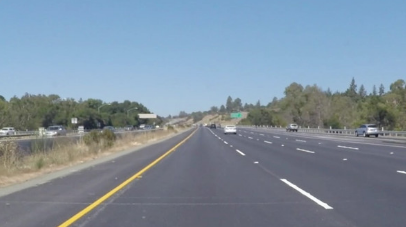
#> input picture opencv-python/car_road.PNG, 406 x 227 px
$ python '车道检测.py'
#> lines starting #> are read from the running program, lines starting #| are printed output that depends on the picture; after the words box and inside, x2 and y2 are one past the last pixel; in counts of white or black regions, pixels touching at a corner belong together
'''
车道检测
在所提供的公路图片上检测出车道线并标记
在所提供的公路视频上检测出车道线并标记
opencv函数：
要检测出当前车道，就是要检测出左右两条车道直线。
由于无人车一直保持在当前车道，那么无人车上的相机拍摄的视频中，车道线的位置应该基本固定在某一个范围内
如果我们手动把这部分ROI区域抠出来，就会排除掉大部分干扰。接下来检测直线肯定是用霍夫变换，
但ROI区域内的边缘直线信息还是很多，考虑到只有左右两条车道线，一条斜率为正，一条为负，可将所有的线分为两组，
每组再通过均值或最小二乘法拟合的方式确定唯一一条线就可以完成检测。总体步骤如下：
1、灰度化
2、高斯模糊
3、Canny边缘检测
4、不规则ROI区域截取
5、霍夫直线检测
6、车道计算
对于视频来说，只要一幅图能检查出来，合成下就可以了，问题不大
'''
# 导入相应的包
import cv2
import numpy as np
import matplotlib.pyplot as plt

# 定义相应的常量
# 高斯滤波核大小
blur_ksize = 5
# Canny边缘检测高低阈值
canny_lth = 50
canny_hth = 150
# 霍夫变换参数
rho = 1
theta = np.pi / 180
threshold = 15
min_line_len = 20
max_line_gap = 20

# 定义相应的函数
def roi_mask(img, corner_points):
    # 创建掩膜
    mask = np.zeros_like(img)
    cv2.fillPoly(mask, corner_points, 255)
    masked_img = cv2.bitwise_and(img, mask)
    return masked_img

def hough_lines(img, rho, theta, threshold, min_line_len, max_line_gap):
    # 统计概率霍夫直线变换
    lines = cv2.HoughLinesP(img, rho, theta, threshold, minLineLength=min_line_len, maxLineGap=max_line_gap)
    # 新建一副空白画布
    drawing = np.zeros((img.shape[0], img.shape[1], 3), dtype=np.uint8)
    draw_lines(drawing, lines)     # 画出直线检测结果
    print(len(lines))
    return drawing, lines

def draw_lines(img, lines, color=[0, 0, 255], thickness=1):
    for line in lines:
        for x1, y1, x2, y2 in line:
            cv2.line(img, (x1, y1), (x2, y2), color, thickness)

# 前面通过霍夫变换得到了多条直线的起点和终点，我们的目的是通过某种算法只得到左右两条车道线。
# 第一步、根据斜率正负划分某条线是左车道还是右车道。
# 再次强调，斜率计算是在图像坐标系下，所以斜率正负/左右跟平面坐标有区别
# 第二步、迭代计算各直线斜率与斜率均值的差，排除掉差值过大的异常数据。
# 这里迭代的含义，意思是第一次计算完斜率均值并排除掉异常值后，再在剩余的斜率中取均值，继续排除……这样迭代下去。
# 第三步、最小二乘法拟合左右车道线。
# 经过第二步的筛选，就只剩下可能的左右车道线了，这样只需从多条直线中拟合出一条就行。
# 拟合方法有很多种，最常用的便是最小二乘法，它通过最小化误差的平方和来寻找数据的最佳匹配函数。
# Python中可以直接使用np.polyfit()进行最小二乘法拟合。
# 最后得到的是左右两条车道线的起点和终点坐标，可以选择画出车道线，这里我直接填充了整个区域：
def draw_lanes(img, lines, color=[255, 0, 0], thickness=8):
    # a. 划分左右车道
    left_lines, right_lines = [], []
    for line in lines:
        for x1, y1, x2, y2 in line:
            k = (y2 - y1) / (x2 - x1)
            if k < 0:
                left_lines.append(line)
            else:
                right_lines.append(line)
    if (len(left_lines) <= 0 or len(right_lines) <= 0):
        return
    # b. 清理异常数据
    clean_lines(left_lines, 0.1)
    clean_lines(right_lines, 0.1)
    # c. 得到左右车道线点的集合，拟合直线
    left_points = [(x1, y1) for line in left_lines for x1, y1, x2, y2 in line]
    left_points = left_points + [(x2, y2) for line in left_lines for x1, y1, x2, y2 in line]
    right_points = [(x1, y1) for line in right_lines for x1, y1, x2, y2 in line]
    right_points = right_points + [(x2, y2) for line in right_lines for x1, y1, x2, y2 in line]
    left_results = least_squares_fit(left_points, 139, img.shape[0])
    right_results = least_squares_fit(right_points, 139, img.shape[0])
    # 注意这里点的顺序
    vtxs = np.array([[left_results[1], left_results[0], right_results[0], right_results[1]]])
    # d. 填充车道区域
    cv2.fillPoly(img, vtxs, (0, 255, 0))
    # 或者只画车道线
    # cv2.line(img, left_results[0], left_results[1], (0, 255, 0), thickness)
    # cv2.line(img, right_results[0], right_results[1], (0, 255, 0), thickness)


def clean_lines(lines, threshold):
    # 迭代计算斜率均值，排除掉与差值差异较大的数据
    slope = [(y2 - y1) / (x2 - x1) for line in lines for x1, y1, x2, y2 in line]
    while len(lines) > 0:
        mean = np.mean(slope)
        diff = [abs(s - mean) for s in slope]
        idx = np.argmax(diff)
        if diff[idx] > threshold:
            slope.pop(idx)  # pop弹出
            lines.pop(idx)
        else:
            break


def least_squares_fit(point_list, ymin, ymax):
    # 最小二乘法拟合
    x = [p[0] for p in point_list]
    y = [p[1] for p in point_list]
    # polyfit第三个参数为拟合多项式的阶数，所以1代表线性
    fit = np.polyfit(y, x, 1)
    fit_fn = np.poly1d(fit)  # 获取拟合的结果
    xmin = int(fit_fn(ymin))
    xmax = int(fit_fn(ymax))
    return [(xmin, ymin), (xmax, ymax)]

def process_an_image(img):
    # 1. 灰度化、滤波和Canny
    # 图像预处理
    # 灰度化（大大减少计算量）和滤波操作（削弱图像噪点，排除干扰信息）是大部分图像处理的必要步骤。
    gray = cv2.cvtColor(img, cv2.COLOR_RGB2GRAY)
    blur_gray = cv2.GaussianBlur(gray, (blur_ksize, blur_ksize), 1)
    edges = cv2.Canny(blur_gray, canny_lth, canny_hth)

    # ROI截取,去除无用信息
    # 创建一个梯形的mask掩膜，然后与边缘检测结果图混合运算，掩膜中白色的部分保留，黑色的部分舍弃。
    # 梯形的四个坐标需要手动标记：
    # 2. 标记四个坐标点用于ROI截取,cols指的是列,rows指的是行。(406*227)
    rows, cols = edges.shape
    print(rows, cols)
    points = np.array([[(0, rows), (178, 139), (235, 139), (cols, rows)]])
    # [[[0 227], [178 139], [235 139], [406 227]]]
    roi_edges = roi_mask(edges, points)

    # 3. 霍夫直线提取
    drawing, lines = hough_lines(roi_edges, rho, theta, threshold, min_line_len, max_line_gap)

    # 4. 车道拟合计算
    draw_lanes(drawing, lines)

    # 5. 最终将结果合在原图上
    result = cv2.addWeighted(img, 0.9, drawing, 0.1, 0)

    return result

# 视频处理
# 搞定了一张图，视频也就没什么问题了，关键就是视频帧的提取和合成，
# 为此，我们要用到Python的视频编辑包moviepy：
# pip install moviepy
# 只需在开头导入moviepy，然后将主函数改掉就可以了，其余代码不需要更改：
# # 开头导入moviepy
# from moviepy.editor import VideoFileClip
# # 主函数更改为：
# if __name__ == "__main__":
#     output = 'test_videos/output.mp4'
#     clip = VideoFileClip("test_videos/cv2_white_lane.mp4")
#     out_clip = clip.fl_image(process_an_image)
#     out_clip.write_videofile(output, audio=False)

if __name__ == "__main__":
    img = cv2.imread('car_road.PNG')
#> img is the input picture: shape (227, 406, 3); mean B, G, R 158.9, 143.3, 126.9
    result = process_an_image(img)
#> in process_an_image, `gray = cv2.cvtColor(img, cv2.COLOR_RGB2GRAY)`:
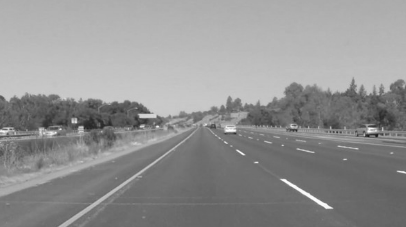
#> gray: shape (227, 406); min 26, max 253, mean 146.1
#> in process_an_image, `edges = cv2.Canny(blur_gray, canny_lth, canny_hth)`:
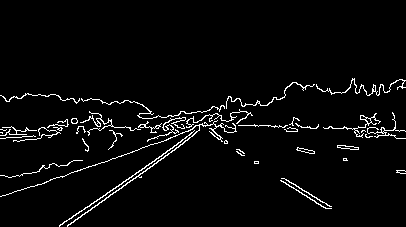
#> edges: shape (227, 406); 3.6% white in thin lines or dots, all inside (x1, y1, x2, y2) = (0, 78, 406, 227)
#| 227 406
#> in roi_mask, `cv2.fillPoly(mask, corner_points, 255)`:
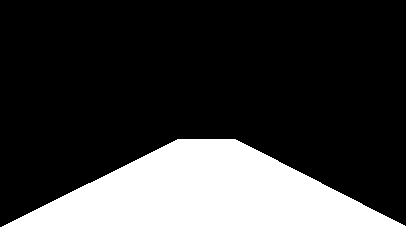
#> mask: shape (227, 406); 22.2% white; 1 white region, box (x1, y1, x2, y2) and area: (2, 139, 406, 227) 20414
#> in roi_mask, `masked_img = cv2.bitwise_and(img, mask)`:
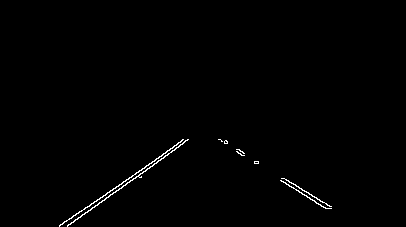
#> masked_img: shape (227, 406); 0.69% white in thin lines or dots, all inside (x1, y1, x2, y2) = (59, 139, 332, 227)
#> in hough_lines, `lines = cv2.HoughLinesP(img, rho, theta, threshold, minLineLength=min_..`: lines = [[71, 218, 182, 140], [67, 225, 178, 147], [284, 178, 330, 206], [75, 219, 188, 139], [227, 142, 258, 163], [280, 180, 326, 208], [225, 140, 258, 162], [218, 139, 256, 163], [59, 225, 85, 207], [59, 226, 97, 199], [283, 178, 331, 208]]
#> the loop in draw_lines, `for line in lines:` made 11 passes
#| 11
#> the loop in draw_lanes, `for line in lines:` made 11 passes
#> after the loop in draw_lanes, `for line in lines:`: left_lines = [[[71, 218, 182, 140]], [[67, 225, 178, 147]], [[75, 219, 188, 139]], [[59, 225, 85, 207]], [[59, 226, 97, 199]]]; right_lines = [[[284, 178, 330, 206]], [[227, 142, 258, 163]], [[280, 180, 326, 208]], [[225, 140, 258, 162]], [[218, 139, 256, 163]], [[283, 178, 331, 208]]]
#> in clean_lines, `slope = [(y2 - y1) / (x2 - x1) for line in lines for x1, y1, x2, y2 in..`: slope = [-0.703, -0.703, -0.708, -0.692, -0.711]
#> the loop in clean_lines, `while len(lines) > 0:` made 1 pass
#> (mean, diff, idx) on pass 1: (-0.703, [0.000538, 0.000538, 0.00472, 0.0109, 0.00729], 3)
#> after the loop in clean_lines, `while len(lines) > 0:`: lines has the same summary as left_lines in draw_lanes
#> the loop in clean_lines (call 2), `while len(lines) > 0:` made 1 pass
#> (mean, diff, idx) on pass 1: (0.636, [0.0276, 0.0411, 0.0276, 0.0303, 0.00476, 0.0113], 1)
#> in draw_lanes, `left_points = [(x1, y1) for line in left_lines for x1, y1, x2, y2 in l..`: left_points = [(71, 218), (67, 225), (75, 219), (59, 225), (59, 226)]
#> in draw_lanes, `left_points = left_points + [(x2, y2) for line in left_lines for x1, y..`: left_points = [(71, 218), (67, 225), (75, 219), (59, 225), (59, 226), (182, 140), (178, 147), (188, 139), (85, 207), (97, 199)]
#> in draw_lanes, `right_points = [(x1, y1) for line in right_lines for x1, y1, x2, y2 in..`: right_points = [(284, 178), (227, 142), (280, 180), (225, 140), (218, 139), (283, 178)]
#> in draw_lanes, `right_points = right_points + [(x2, y2) for line in right_lines for x1..`: right_points = [(284, 178), (227, 142), (280, 180), (225, 140), (218, 139), (283, 178), (330, 206), (258, 163), (326, 208), (258, 162), (256, 163), (331, 208)]
#> in least_squares_fit, `x = [p[0] for p in point_list]`: x = [71, 67, 75, 59, 59, 182, 178, 188, 85, 97]
#> in least_squares_fit, `y = [p[1] for p in point_list]`: y = [218, 225, 219, 225, 226, 140, 147, 139, 207, 199]
#> in least_squares_fit, `fit = np.polyfit(y, x, 1)`: fit = [-1.45, 388]
#> in least_squares_fit, `xmin = int(fit_fn(ymin))`: xmin = 186
#> in least_squares_fit, `xmax = int(fit_fn(ymax))`: xmax = 58
#> in draw_lanes, `left_results = least_squares_fit(left_points, 139, img.shape[0])`: left_results = [(186, 139), (58, 227)]
#> in draw_lanes, `right_results = least_squares_fit(right_points, 139, img.shape[0])`: right_results = [(220, 139), (359, 227)]
#> in draw_lanes, `vtxs = np.array([[left_results[1], left_results[0], right_results[0], ..`: vtxs = [[58, 227], [186, 139], [220, 139], [359, 227]]
#> in draw_lanes, `cv2.fillPoly(img, vtxs, (0, 255, 0))`:
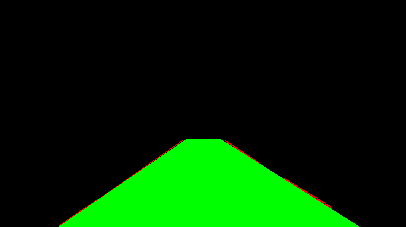
#> img: shape (227, 406, 3); mean of channels 0, 1, 2 0, 40.9, 0.7; drawn as B, G, R
#> in process_an_image, `result = cv2.addWeighted(img, 0.9, drawing, 0.1, 0)`:
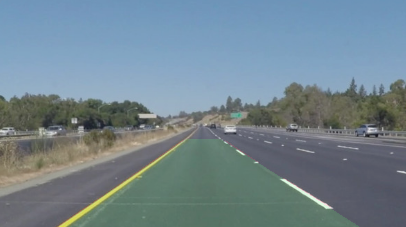
#> result: shape (227, 406, 3); mean B, G, R 143, 133.1, 114.3
    # cv2.imshow("car_road", np.hstack((img, result)))
    cv2.imshow("car_road", result)
    cv2.waitKey(0)
    cv2.destroyAllWindows()


# ret, thresh = cv2.threshold(img, 100, 255, cv2.THRESH_BINARY)

'''
# ----------------------------------------------------------------------------------------------------------------

'''

'''
# ----------------------------------------------------------------------------------------------------------------

'''

'''
# ----------------------------------------------------------------------------------------------------------------

'''

'''
# ----------------------------------------------------------------------------------------------------------------

'''

$ run again, with opencv-python/template.PNG copied over opencv-python/car_road.PNG
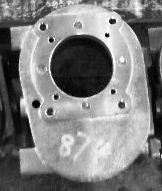
#> input picture opencv-python/template.PNG, 162 x 191 px
#> img is the input picture: shape (191, 162, 3); min 0, max 255, mean 126.5
#> in process_an_image, `edges = cv2.Canny(blur_gray, canny_lth, canny_hth)`:
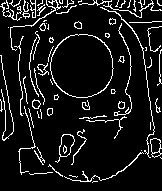
#> edges: shape (191, 162); 9.5% white in thin lines or dots
#| 191 162
#> mask: shape (191, 162); 12.6% white; 1 white region, box (x1, y1, x2, y2) and area: (3, 143, 162, 191) 3895
#> masked_img: shape (191, 162); 0.69% white in thin lines or dots, all inside (x1, y1, x2, y2) = (59, 144, 162, 183)
#> in hough_lines, `lines = cv2.HoughLinesP(img, rho, theta, threshold, minLineLength=min_..`: lines = [[108, 178, 160, 144], [121, 171, 144, 150], [59, 174, 105, 179], [72, 180, 93, 181]]
#> the loop in draw_lines, `for line in lines:` made 4 passes
#| 4
#> the loop in draw_lanes, `for line in lines:` made 4 passes
#> after the loop in draw_lanes, `for line in lines:`: left_lines = [[[108, 178, 160, 144]], [[121, 171, 144, 150]]]; right_lines = [[[59, 174, 105, 179]], [[72, 180, 93, 181]]]
#> in clean_lines, `slope = [(y2 - y1) / (x2 - x1) for line in lines for x1, y1, x2, y2 in..`: slope = [-0.654, -0.913]
#> the loop in clean_lines, `while len(lines) > 0:` made 2 passes
#> (mean, diff, idx) on passes 1 to 2: (-0.783, [0.13, 0.13], 0), (-0.913, [0], 0)
#> after the loop in clean_lines, `while len(lines) > 0:`: lines = [[[121, 171, 144, 150]]]; slope = [-0.913]
#> the loop in clean_lines (call 2), `while len(lines) > 0:` made 1 pass
#> (mean, diff, idx) on pass 1: (0.0782, [0.0305, 0.0305], 0)
#> in draw_lanes, `left_points = [(x1, y1) for line in left_lines for x1, y1, x2, y2 in l..`: left_points = [(121, 171)]
#> in draw_lanes, `left_points = left_points + [(x2, y2) for line in left_lines for x1, y..`: left_points = [(121, 171), (144, 150)]
#> in draw_lanes, `right_points = [(x1, y1) for line in right_lines for x1, y1, x2, y2 in..`: right_points = [(59, 174), (72, 180)]
#> in draw_lanes, `right_points = right_points + [(x2, y2) for line in right_lines for x1..`: right_points = [(59, 174), (72, 180), (105, 179), (93, 181)]
#> x = [121, 144]
#> y = [171, 150]
#> fit = [-1.1, 308.3]
#> xmin = 156
#> xmax = 99
#> left_results = [(156, 139), (99, 191)]
#> right_results = [(-91, 139), (137, 191)]
#> vtxs = [[99, 191], [156, 139], [-91, 139], [137, 191]]
#> in process_an_image, `result = cv2.addWeighted(img, 0.9, drawing, 0.1, 0)`:
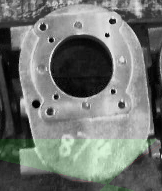
#> result: shape (191, 162, 3); mean B, G, R 113.9, 117.9, 113.9

$ run again, with opencv-python/001.jpg saved as opencv-python/car_road.PNG
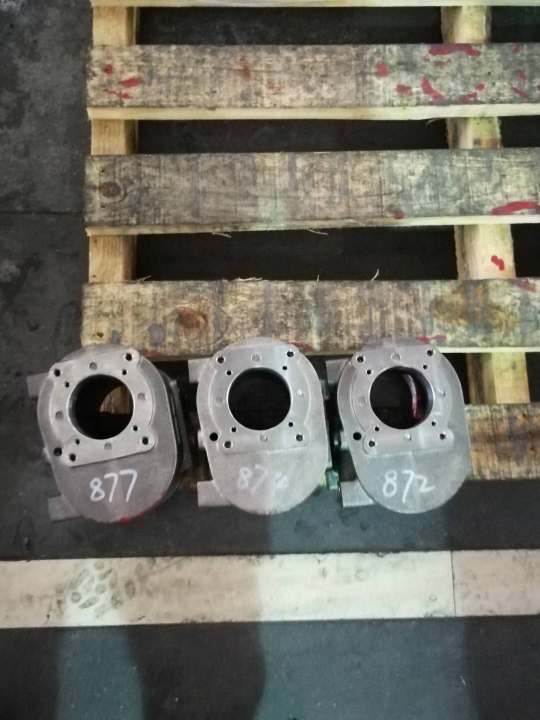
#> input picture opencv-python/001.jpg, 1080 x 1440 px (shown at 1/2 size)
#> img is the input picture: shape (1440, 1080, 3); mean B, G, R 99.9, 109.2, 110.7
#> edges: shape (1440, 1080); 2.4% white in thin lines or dots
#| 1440 1080
#> mask: shape (1440, 1080); 47.6% white; 1 white region, box (x1, y1, x2, y2) and area: (0, 139, 1080, 1440) 740692
#> masked_img: shape (1440, 1080); 1% white in thin lines or dots, all inside (x1, y1, x2, y2) = (25, 139, 946, 1402)
#> in hough_lines, `lines = cv2.HoughLinesP(img, rho, theta, threshold, minLineLength=min_..`: lines = 713 rows, first 6: [148, 1117, 552, 1110], [184, 160, 184, 140], [720, 1106, 812, 1104], [136, 1253, 479, 1242], [352, 762, 374, 876], [806, 1235, 923, 1233]
#> the loop in draw_lines, `for line in lines:` made 713 passes
#> after the loop in draw_lines, `for line in lines:`:
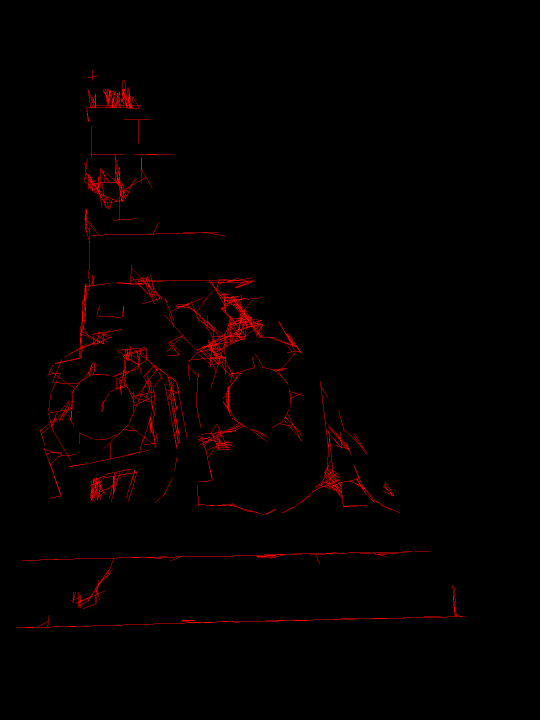
#> img: shape (1440, 1080, 3) (shown at 1/2 size); mean of channels 0, 1, 2 0, 0, 4.1; drawn as B, G, R
#| 713
#> the loop in draw_lanes, `for line in lines:` made 713 passes
#> after the loop in draw_lanes, `for line in lines:`: left_lines = 329 items, first 6: [[148, 1117, 552, 1110]], [[184, 160, 184, 140]], [[720, 1106, 812, 1104]], [[136, 1253, 479, 1242]], [[806, 1235, 923, 1233]], [[182, 315, 183, 251]]; right_lines = 384 items, first 6: [[352, 762, 374, 876]], [[640, 762, 656, 893]], [[173, 215, 177, 242]], [[329, 768, 353, 892]], [[392, 808, 401, 854]], [[227, 356, 253, 392]]
#> slope = 329 items, first 6: -0.0173, -inf, -0.0217, -0.0321, -0.0171, -64
#> the loop in clean_lines, `while len(lines) > 0:` made 1 pass
#> (mean, idx) on pass 1: (-inf, 1)
#> after the loop in clean_lines, `while len(lines) > 0:`: lines has the same summary as left_lines in draw_lanes
#> the loop in clean_lines (call 2), `while len(lines) > 0:` made 1 pass
#> (mean, idx) on pass 1: (inf, 58)
#> in draw_lanes, `left_points = [(x1, y1) for line in left_lines for x1, y1, x2, y2 in l..`: left_points = 329 pairs, first value 33 to 830, second value 155 to 1255
#> in draw_lanes, `left_points = left_points + [(x2, y2) for line in left_lines for x1, y..`: left_points = 658 pairs, first value 33 to 923, second value 140 to 1255
#> in draw_lanes, `right_points = [(x1, y1) for line in right_lines for x1, y1, x2, y2 in..`: right_points = 384 pairs, first value 80 to 909, second value 160 to 1243
#> in draw_lanes, `right_points = right_points + [(x2, y2) for line in right_lines for x1..`: right_points = 768 pairs, first value 80 to 929, second value 160 to 1245
#> x = 658 values, max 923 at index 333, min 33 at index 169, mean 320.9
#> y = 658 values, max 1255 at index 13, min 140 at index 330, mean 747.2
#> fit = [0.0937, 250.9]
#> xmin = 263
#> xmax = 385
#> left_results = [(263, 139), (385, 1440)]
#> right_results = [(160, 139), (718, 1440)]
#> vtxs = [[385, 1440], [263, 139], [160, 139], [718, 1440]]
#> in process_an_image, `result = cv2.addWeighted(img, 0.9, drawing, 0.1, 0)`:
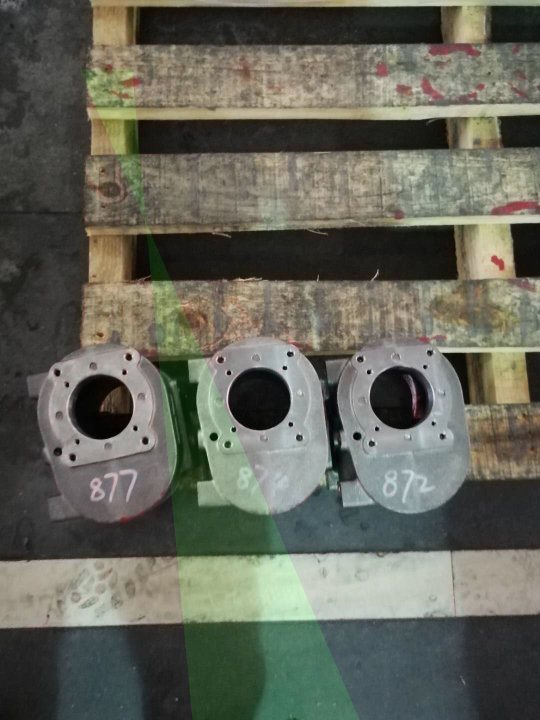
#> result: shape (1440, 1080, 3) (shown at 1/2 size); mean B, G, R 89.9, 101.3, 100
